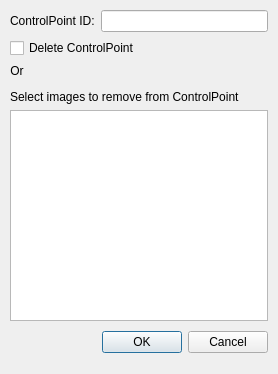
<ui version="4.0" >
 <author></author>
 <comment></comment>
 <exportmacro></exportmacro>
 <class>QnetDeletePointDialog</class>
 <widget class="QDialog" name="QnetDeletePointDialog" >
  <property name="geometry" >
   <rect>
    <x>0</x>
    <y>0</y>
    <width>278</width>
    <height>374</height>
   </rect>
  </property>
  <property name="windowTitle" >
   <string>Delete ControlPoint</string>
  </property>
  <property name="modal" >
   <bool>true</bool>
  </property>
  <widget class="QWidget" name="layoutWidget" >
   <property name="geometry" >
    <rect>
     <x>20</x>
     <y>250</y>
     <width>351</width>
     <height>33</height>
    </rect>
   </property>
  </widget>
  <widget class="QWidget" name="" >
   <property name="geometry" >
    <rect>
     <x>10</x>
     <y>10</y>
     <width>258</width>
     <height>284</height>
    </rect>
   </property>
  </widget>
  <widget class="QWidget" name="" >
   <property name="geometry" >
    <rect>
     <x>10</x>
     <y>20</y>
     <width>258</width>
     <height>321</height>
    </rect>
   </property>
  </widget>
  <widget class="QWidget" name="" >
   <property name="geometry" >
    <rect>
     <x>10</x>
     <y>10</y>
     <width>258</width>
     <height>348</height>
    </rect>
   </property>
   <layout class="QVBoxLayout" >
    <property name="margin" >
     <number>0</number>
    </property>
    <property name="spacing" >
     <number>6</number>
    </property>
    <item>
     <layout class="QHBoxLayout" >
      <property name="margin" >
       <number>0</number>
      </property>
      <property name="spacing" >
       <number>6</number>
      </property>
      <item>
       <widget class="QLabel" name="pointIdLabel" >
        <property name="text" >
         <string>ControlPoint ID:</string>
        </property>
       </widget>
      </item>
      <item>
       <widget class="QLineEdit" name="pointIdValue" >
        <property name="readOnly" >
         <bool>true</bool>
        </property>
       </widget>
      </item>
     </layout>
    </item>
    <item>
     <widget class="QCheckBox" name="deleteAllCheckBox" >
      <property name="text" >
       <string>Delete ControlPoint</string>
      </property>
     </widget>
    </item>
    <item>
     <layout class="QHBoxLayout" >
      <property name="margin" >
       <number>0</number>
      </property>
      <property name="spacing" >
       <number>6</number>
      </property>
      <item>
       <widget class="QLabel" name="orLabel" >
        <property name="text" >
         <string>Or</string>
        </property>
        <property name="alignment" >
         <set>Qt::AlignHCenter</set>
        </property>
       </widget>
      </item>
      <item>
       <spacer>
        <property name="orientation" >
         <enum>Qt::Horizontal</enum>
        </property>
        <property name="sizeHint" >
         <size>
          <width>40</width>
          <height>20</height>
         </size>
        </property>
       </spacer>
      </item>
     </layout>
    </item>
    <item>
     <widget class="QLabel" name="imageLabel" >
      <property name="text" >
       <string>Select images to remove from ControlPoint</string>
      </property>
     </widget>
    </item>
    <item>
     <widget class="QListWidget" name="fileList" >
      <property name="selectionMode" >
       <enum>QAbstractItemView::ExtendedSelection</enum>
      </property>
     </widget>
    </item>
    <item>
     <layout class="QHBoxLayout" >
      <property name="margin" >
       <number>0</number>
      </property>
      <property name="spacing" >
       <number>6</number>
      </property>
      <item>
       <spacer>
        <property name="orientation" >
         <enum>Qt::Horizontal</enum>
        </property>
        <property name="sizeHint" >
         <size>
          <width>41</width>
          <height>31</height>
         </size>
        </property>
       </spacer>
      </item>
      <item>
       <widget class="QPushButton" name="okButton" >
        <property name="text" >
         <string>OK</string>
        </property>
       </widget>
      </item>
      <item>
       <widget class="QPushButton" name="cancelButton" >
        <property name="text" >
         <string>Cancel</string>
        </property>
       </widget>
      </item>
     </layout>
    </item>
   </layout>
  </widget>
 </widget>
 <pixmapfunction></pixmapfunction>
 <tabstops>
  <tabstop>pointIdValue</tabstop>
  <tabstop>fileList</tabstop>
  <tabstop>deleteAllCheckBox</tabstop>
  <tabstop>okButton</tabstop>
  <tabstop>cancelButton</tabstop>
 </tabstops>
 <resources/>
 <connections>
  <connection>
   <sender>okButton</sender>
   <signal>clicked()</signal>
   <receiver>QnetDeletePointDialog</receiver>
   <slot>accept()</slot>
   <hints>
    <hint type="sourcelabel" >
     <x>278</x>
     <y>253</y>
    </hint>
    <hint type="destinationlabel" >
     <x>96</x>
     <y>254</y>
    </hint>
   </hints>
  </connection>
  <connection>
   <sender>cancelButton</sender>
   <signal>clicked()</signal>
   <receiver>QnetDeletePointDialog</receiver>
   <slot>reject()</slot>
   <hints>
    <hint type="sourcelabel" >
     <x>369</x>
     <y>253</y>
    </hint>
    <hint type="destinationlabel" >
     <x>179</x>
     <y>282</y>
    </hint>
   </hints>
  </connection>
 </connections>
</ui>
